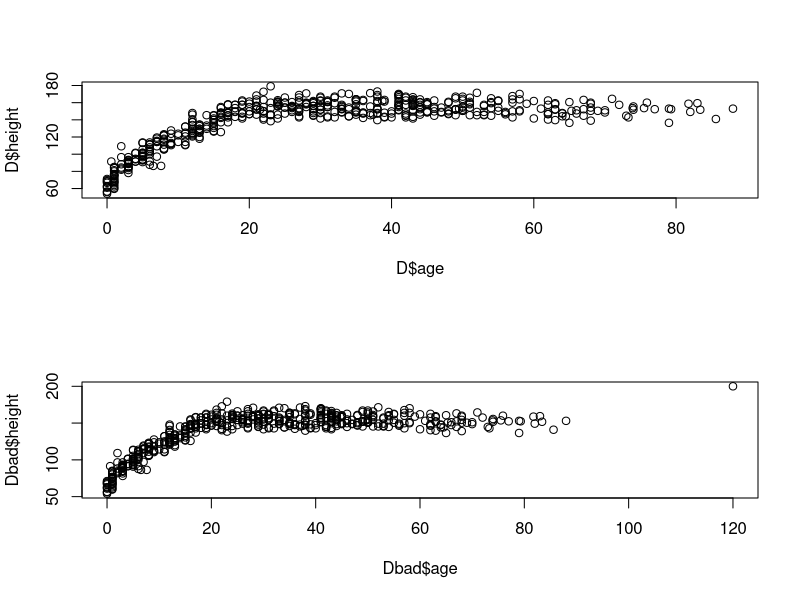
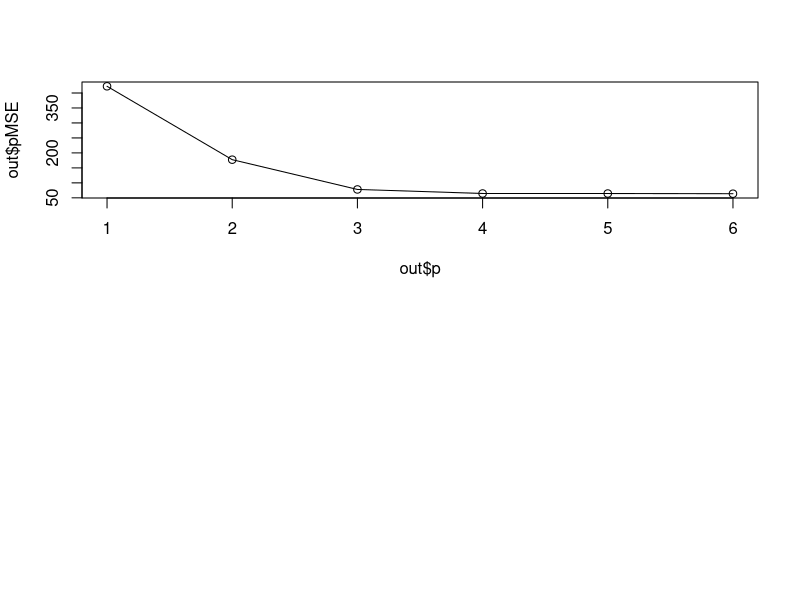
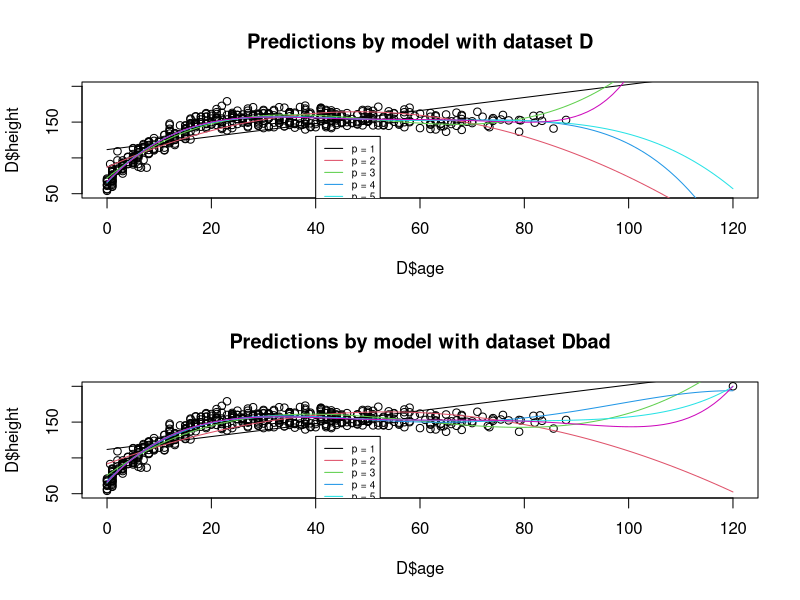

Recreate these plots in R, in order.
# Load the data
howell <- read.table("Howell.txt")
# Includes height (cm), weight (kg), age (years) and gender (1 for male, 0 otherwise)
attach(howell)
D <- howell[c("height", "age")]
N <- nrow(howell) # Number of subjects
n <- floor(0.7 * N) # Number of rows for the training data
p <- 1:6

# Dataset but with an outlier
Dbad <- rbind(D, data.frame(age = 120, height = 200))

# Plot Dbad vs D
par(mfrow = c(2, 1))
plot(x = D$age, y = D$height)
plot(x = Dbad$age, y = Dbad$height)

doPolyReg <- function(D) {
	# Sample training and testing data
	trainIndices <- sample.int(N, n)
	Dtrain <- D[trainIndices,]; Dtest <- D[-trainIndices,]

	pMSE <- sapply(p, function(p) {
		# Fit yTrain using a polynomial of order p based on xTrain
		m <- lm(height ~ poly(age, p, raw = TRUE), data = Dtrain)
		# Make predictions based on xTest covariates
		pMSE <- mean((Dtest$height - predict(m, Dtest["age"]))^2)
})
	list(p = p, pMSE = pMSE)
}

# Given the polynomial regression from doPolyReg returns the best p.
getBestP <- function(reg) {
	which.min(reg$pMSE + reg$p * 50)
}

# i) pMSE for polynomial regression with response height and covariate age, p=1:6
set.seed(123)
out <- doPolyReg(D)
plot(out$p, out$pMSE, type = "o")

# ii)
samplePWins <- function(D) {
	set.seed(123)

	freq <- factor(replicate(2000, getBestP(doPolyReg(D))), levels = p)
}

freq <- samplePWins(D)
print('Frequencies of best p')
print(table(freq))

# iii)
freq <- samplePWins(Dbad)
print('With outlier')
print(table(freq))

# iv)
age0 <- seq(min(Dbad$age), max(Dbad$age), length = 100)
plotPredictions <- function(D) {
	plot(x = D$age, y = D$height, xlim = c(age0[1], tail(age0, n = 1)), ylim = c(50, 200),
		main = paste("Predictions by model with dataset", substitute(D)))
	for (p in 1:6) lines(
		x = age0,
		y = predict(lm(height ~ poly(age, p, raw = TRUE), data = D), data.frame(age = age0)),
		col = p
	)
	legend(40, 130, legend = sapply(1:6, function(x) paste("p =", x)), col = 1:6,
		lty = 1, cex = 0.6)
}
par(mfrow = c(2, 1))
plotPredictions(D); plotPredictions(Dbad)

# Exercise 3:
set.seed(123)
B <- 2000 # Number of bootstrap samples
alpha <- 1 - .95

bHat <- replicate(B, {
	bHat <- unname(lm(height ~ age,
			data = D[sample.int(N, replace = TRUE), ])$coefficients)
})
percentileCI <- function(x) quantile(x, probs = c(alpha / 2, 1 - alpha / 2))
bHat0CI <- percentileCI(bHat[1,]); bHat1CI <- percentileCI(bHat[2,])
bHat0CI; bHat1CI

confint(lm(height ~ age, data = D)) # Real values
